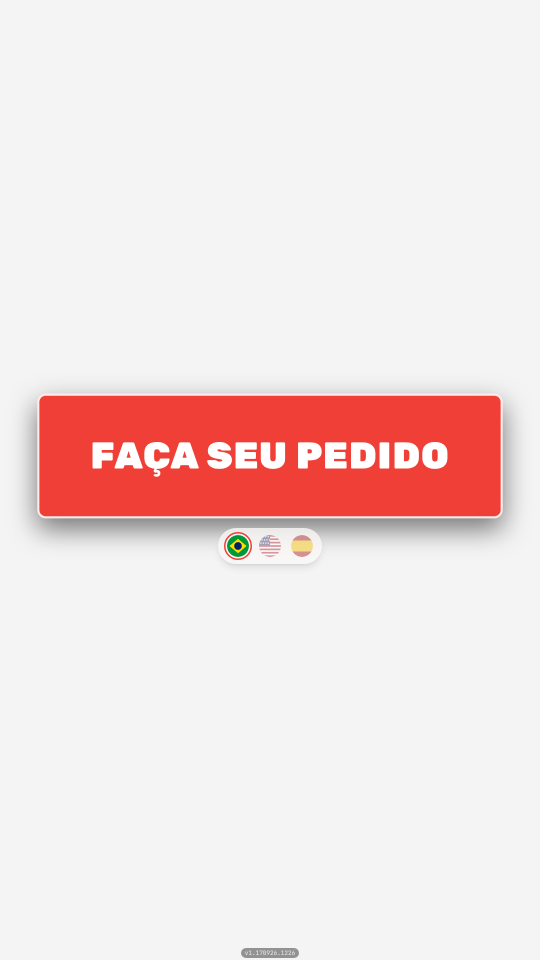
#> input picture manuais/totem-configurar/imagens-puras/09-totem-espera.png, 1080 x 1920 px, given in place of 01-aplicativos-card-totem.png, which was not available (shown at 1/2 size)
$ python annotate.py
#> lines starting #> are read from the running program, lines starting #| are printed output that depends on the picture; pictures that were not available may be replaced by others from this repository, and a replacement may not be noted
"""Anota os screenshots do #121 — Totem de Autoatendimento: pôr no ar e configurar.

Coordenadas em pixels **da imagem já recortada** (o recorte é aplicado antes das
setas). Cada seta sai de um espaço vazio e mira a borda do elemento, nunca o meio
do texto.

Dois padrões de recorte aqui:

- **Painel** (2160x1350): o modal do totem ocupa o centro e sobra tela escurecida
  dos dois lados. O recorte pega o modal e cola uma faixa branca à esquerda, que é
  onde ficam as etiquetas numeradas.
- **Totem** (1080x1920): a barra de cima do aparelho desenha o logotipo da loja
  dentro de um espaço quadrado, e o nosso logotipo é retangular (350x112) — ele sai
  cortado. Onde essa barra não ensina nada, o recorte a deixa de fora.
"""
import math
import os

from PIL import Image, ImageDraw, ImageFont

SRC = "imagens-puras"
OUT = "imagens-tratadas"
os.makedirs(OUT, exist_ok=True)

GREEN = (22, 150, 78)
WHITE = (255, 255, 255)
A_LINE = 235
A_BADGE = 245
FONT_CANDIDATES = [
    "/usr/share/fonts/truetype/croscore/Arimo-Bold.ttf",
    "/usr/share/fonts/truetype/dejavu/DejaVuSans-Bold.ttf",
]


def font(sz):
    for caminho in FONT_CANDIDATES:
        if os.path.exists(caminho):
            return ImageFont.truetype(caminho, sz)
    raise RuntimeError("nenhuma fonte bold encontrada")


def draw_arrow(d, x0, y0, x1, y1, w):
    col = GREEN + (A_LINE,)
    d.line([(x0, y0), (x1, y1)], fill=col, width=w)
    ang = math.atan2(y1 - y0, x1 - x0)
    L = w * 4.0
    for s in (0.5, -0.5):
        d.line([(x1, y1), (x1 - L * math.cos(ang - s), y1 - L * math.sin(ang - s))],
               fill=col, width=w)


def badge(d, cx, cy, r, num, fnt):
    d.ellipse([cx - r - 3, cy - r - 3, cx + r + 3, cy + r + 3], fill=WHITE + (245,))
    d.ellipse([cx - r, cy - r, cx + r, cy + r], fill=GREEN + (A_BADGE,))
    t = str(num)
    bb = d.textbbox((0, 0), t, font=fnt)
    d.text((cx - (bb[2] - bb[0]) / 2 - bb[0], cy - (bb[3] - bb[1]) / 2 - bb[1]),
           t, fill=WHITE, font=fnt)


def annotate(name, markers=(), ring=(), crop=None, pad_left=0, pad_top=0,
             r=None, w=None, out_name=None):
#> called with name = '01-aplicativos-card-totem.png', crop = (312, 520, 2135, 1000), pad_left = 0, pad_top = 110, r = 24, w = 4
    img = Image.open(os.path.join(SRC, name)).convert("RGBA")
    if crop:
        img = img.crop(crop)
#> img: PIL image 1823x480 RGBA
    if pad_left or pad_top:
        base = Image.new("RGBA", (img.width + pad_left, img.height + pad_top),
                         WHITE + (255,))
#> base: PIL image 1823x590 RGBA; every value is 255
        base.paste(img, (pad_left, pad_top))
        img = base
    W, H = img.size
#> W = 1823; H = 590
    overlay = Image.new("RGBA", (W, H), (0, 0, 0, 0))
#> overlay: PIL image 1823x590 RGBA; every value is 0
    d = ImageDraw.Draw(overlay)
    r = r or int(W * 0.0125)
#> r = 24
    fnt = font(int(r * 1.25))
    w = w or max(2, int(W * 0.0022))
#> w = 4
    for (x0, y0, x1, y1) in ring:
        d.rounded_rectangle([x0, y0, x1, y1], radius=int(r * 0.6),
                            outline=GREEN + (A_LINE,), width=w)
    for (num, tx, ty, bx, by) in markers:
        ang = math.atan2(ty - by, tx - bx)
        draw_arrow(d, bx + (r + 6) * math.cos(ang), by + (r + 6) * math.sin(ang),
                   tx, ty, w)
        badge(d, bx, by, r, num, fnt)
    Image.alpha_composite(img, overlay).convert("RGB").save(
        os.path.join(OUT, out_name or name))
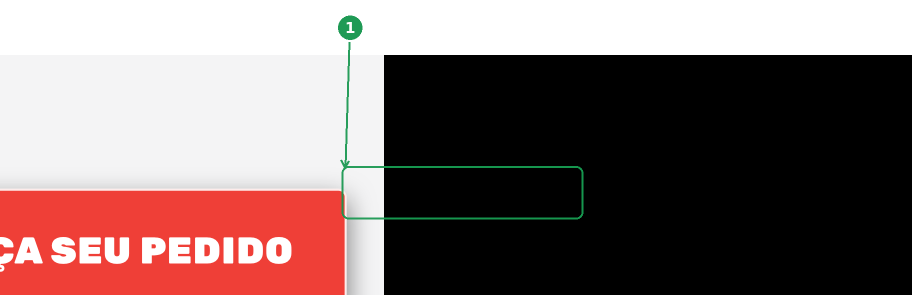
#> saved as 01-aplicativos-card-totem.png: PIL image 1823x590 RGB (shown at 1/2 size); mean R, G, B 129.6, 110.2, 109
    print("OK", out_name or name, W, H)
#| OK 01-aplicativos-card-totem.png 1823 590


# Recorte do modal do totem no painel: o modal vai de x=410 a x=1750 e de y=95 a
# y=1245 na captura de 2160x1350. A faixa branca de 150 px à esquerda recebe as
# etiquetas.
MODAL = dict(crop=(410, 95, 1755, 1250), pad_left=150, r=27, w=4)
# O aparelho sem a barra de cima (o logotipo retangular sai cortado nela).
TOTEM_SEM_BARRA = dict(crop=(0, 52, 1080, 1920), r=17, w=3)

# --- 01 Aplicativos: onde mora o card do totem ------------------------------
annotate("01-aplicativos-card-totem.png",
         crop=(312, 520, 2135, 1000), pad_top=110, r=24, w=4,
         markers=[(1, 1002 - 312, 745 - 520 + 110, 700, 55)],
         ring=[(995 - 312, 742 - 520 + 110, 1478 - 312, 848 - 520 + 110)])

# --- 02 Aba Configuração, topo ---------------------------------------------
annotate("02-modal-configuracao-topo.png",
         markers=[(1, 1215, 100, 1050, 100),
                  (2, 213, 176, 70, 176),
                  (3, 215, 330, 70, 330),
                  (4, 860, 268, 700, 305)],
         **MODAL)
#> call 2 of annotate, with name = '02-modal-configuracao-topo.png', ring = (), crop = (410, 95, 1755, 1250), pad_left = 150, pad_top = 0, r = 27, w = 4
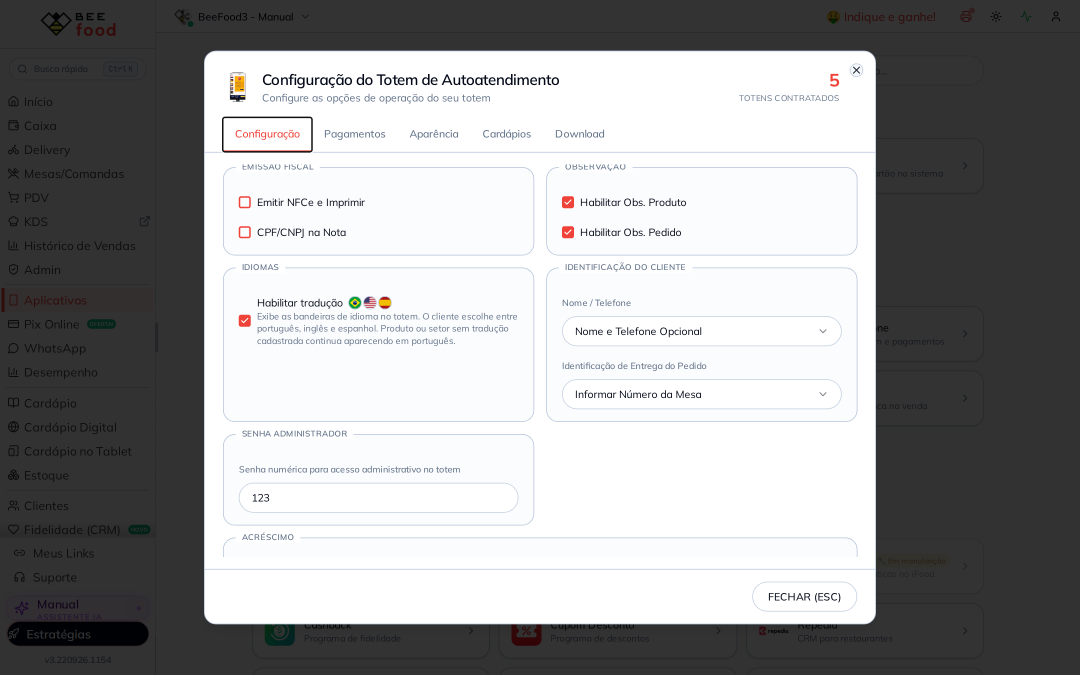
#> input picture manuais/totem-configurar/imagens-puras/03-modal-configuracao-meio.png, 2160 x 1350 px, given in place of 02-modal-configuracao-topo.png, which was not available (shown at 1/2 size)
#> in annotate, img is the input picture: PIL image 2160x1350 RGBA; mean R, G, B, A 154.3, 154.5, 155.1, 255
#> in annotate (call 2), `img = img.crop(crop)`:
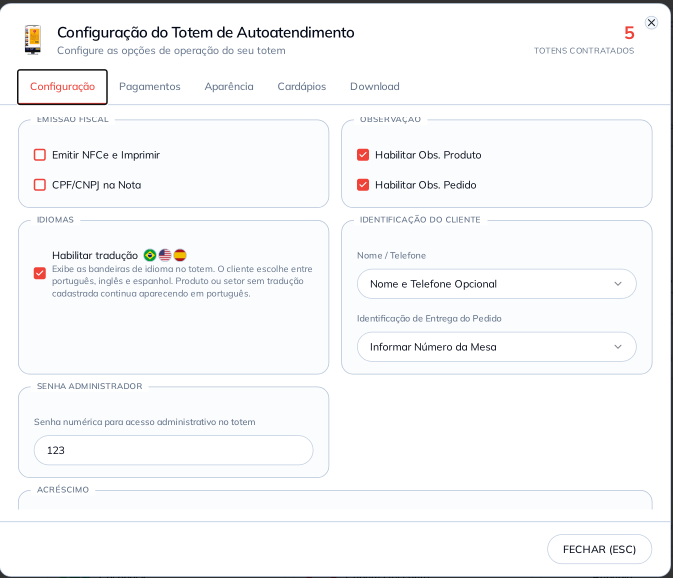
#> img: PIL image 1345x1155 RGBA (shown at 1/2 size); mean R, G, B, A 246.6, 247, 248, 255
#> in annotate (call 2), `base = Image.new("RGBA", (img.width + pad_left, img.height + pad_top),..`: base: PIL image 1495x1155 RGBA; every value is 255
#> in annotate (call 2), `base.paste(img, (pad_left, pad_top))`:
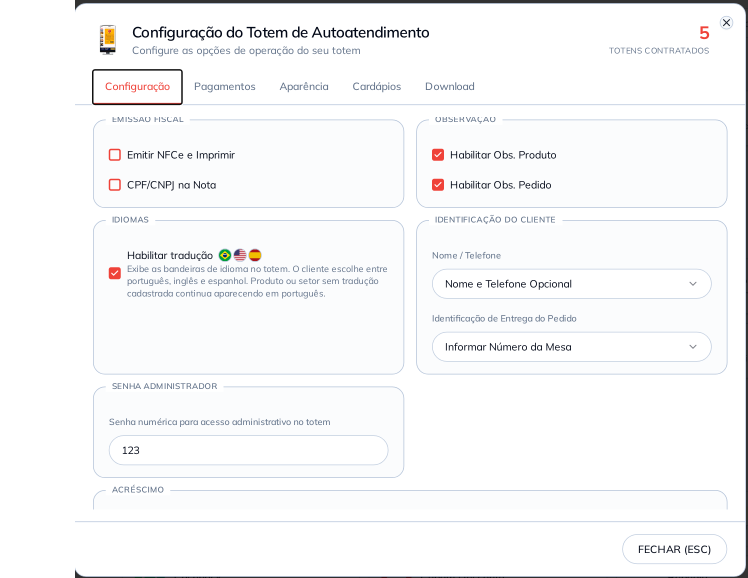
#> base: PIL image 1495x1155 RGBA (shown at 1/2 size); mean R, G, B, A 247.4, 247.8, 248.7, 255
#> in annotate (call 2), `overlay = Image.new("RGBA", (W, H), (0, 0, 0, 0))`: overlay: PIL image 1495x1155 RGBA; every value is 0
#> the loop in annotate (call 2), `for (num, tx, ty, bx, by) in markers:` made 4 passes
#> in annotate (call 2), `Image.alpha_composite(img, overlay).convert("RGB").save( os.path.join(..`:
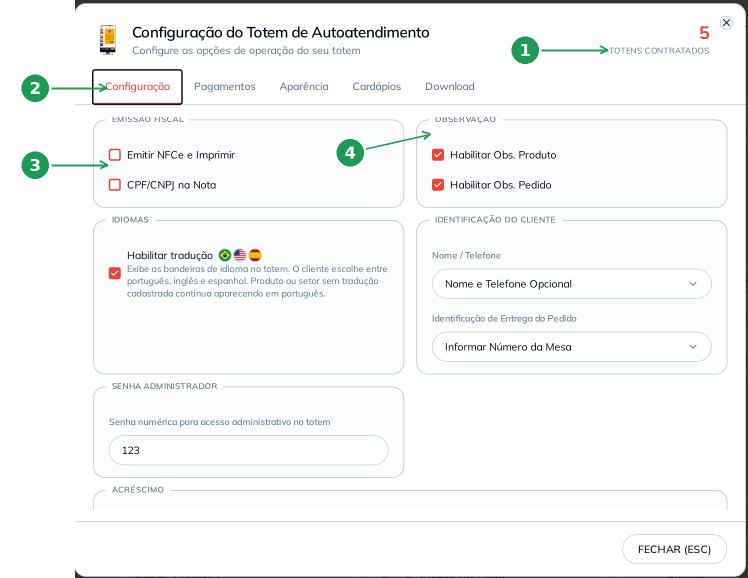
#> saved as 02-modal-configuracao-topo.png: PIL image 1495x1155 RGB (shown at 1/2 size); mean R, G, B 246, 247.2, 247.7
#| OK 02-modal-configuracao-topo.png 1495 1155

# --- 03 Aba Configuração, meio --------------------------------------------
annotate("03-modal-configuracao-meio.png",
         markers=[(1, 200, 262, 70, 262),
                  (2, 1120, 248, 1295, 300),
                  (3, 215, 563, 70, 563),
                  (4, 872, 583, 700, 470),
                  (5, 872, 698, 700, 800)],
         **MODAL)
#> call 3 of annotate, with name = '03-modal-configuracao-meio.png', ring = (), crop = (410, 95, 1755, 1250), pad_left = 150, pad_top = 0, r = 27, w = 4
#> the loop in annotate (call 3), `for (num, tx, ty, bx, by) in markers:` made 5 passes
#> in annotate (call 3), `Image.alpha_composite(img, overlay).convert("RGB").save( os.path.join(..`:
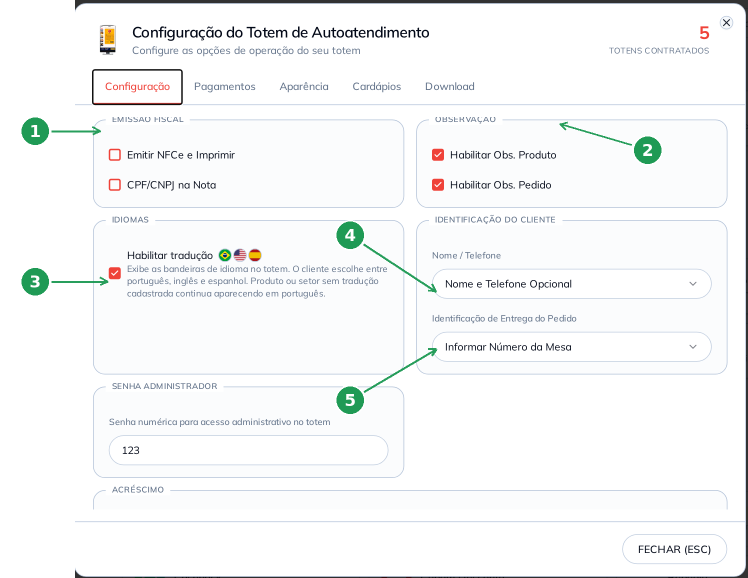
#> saved as 03-modal-configuracao-meio.png: PIL image 1495x1155 RGB (shown at 1/2 size); mean R, G, B 245.7, 247.1, 247.4
#| OK 03-modal-configuracao-meio.png 1495 1155

# --- 04 Aba Configuração, fim ---------------------------------------------
annotate("04-modal-configuracao-fim.png",
         markers=[(1, 200, 426, 70, 426),
                  (2, 200, 633, 70, 633),
                  (3, 200, 847, 70, 847)],
         **MODAL)
#> call 4 of annotate, with name = '04-modal-configuracao-fim.png', ring = (), crop = (410, 95, 1755, 1250), pad_left = 150, pad_top = 0, r = 27, w = 4
#> in annotate (call 4), `Image.alpha_composite(img, overlay).convert("RGB").save( os.path.join(..`:
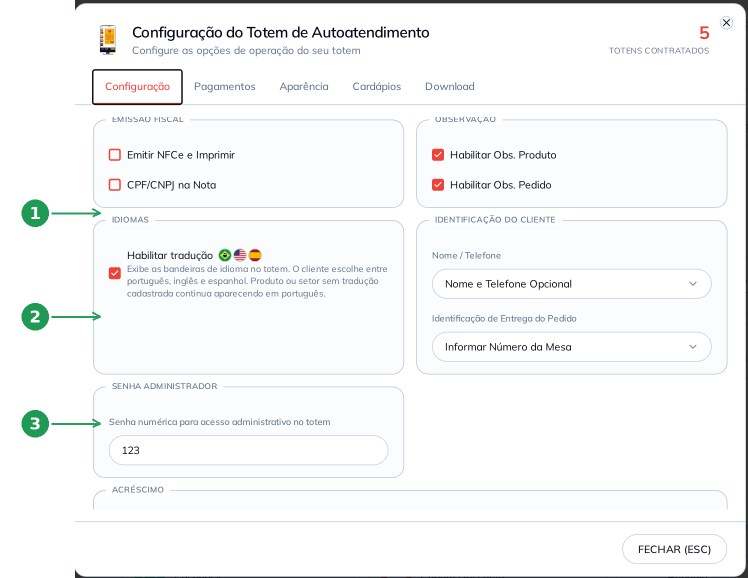
#> saved as 04-modal-configuracao-fim.png: PIL image 1495x1155 RGB (shown at 1/2 size); mean R, G, B 246.4, 247.4, 247.9
#| OK 04-modal-configuracao-fim.png 1495 1155

# --- 05 Aba Pagamentos -----------------------------------------------------
#> (the run stopped early here; a loop or call above may not have finished)
